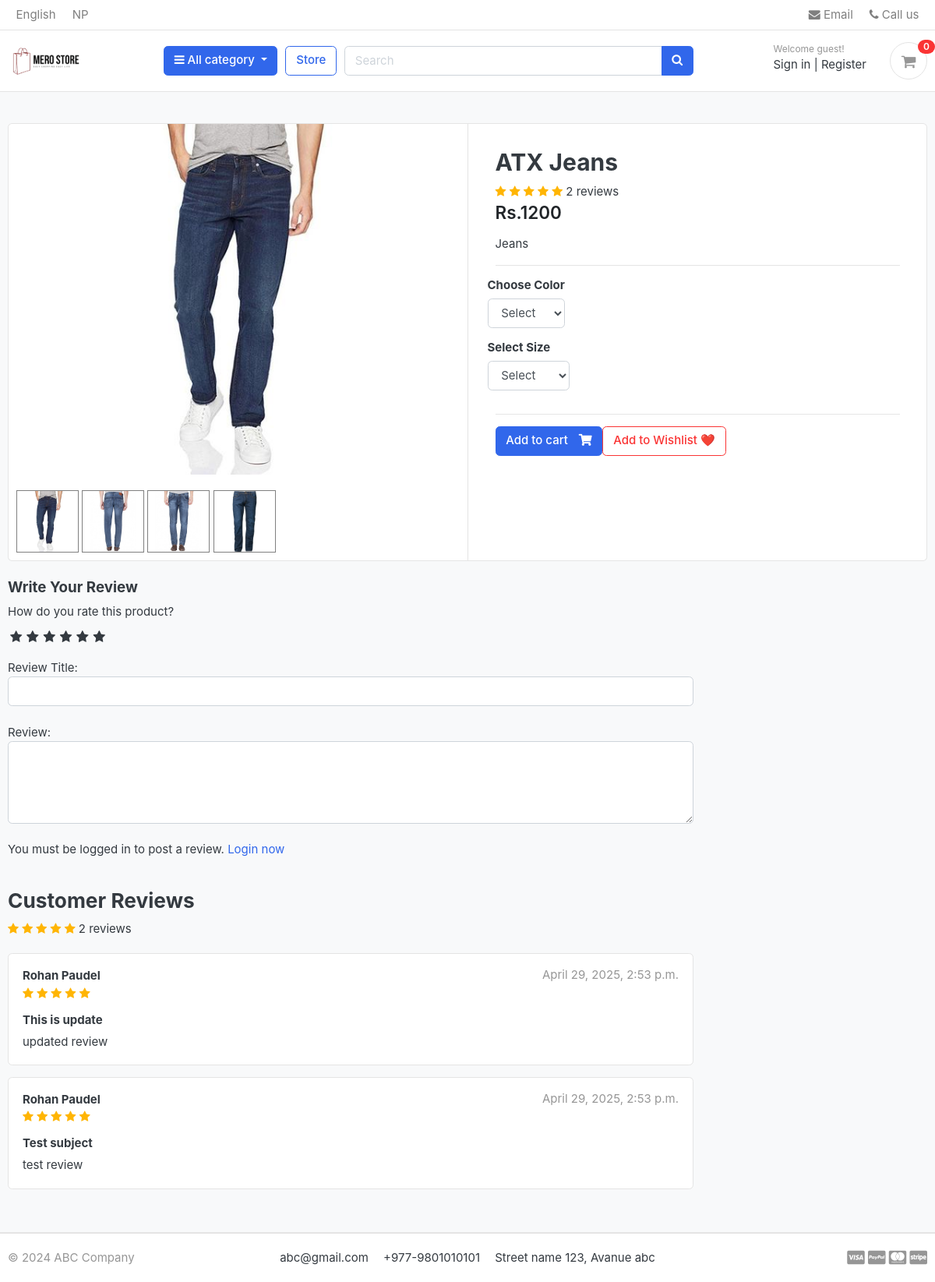
/store/category/jeans/atx-jeans/, run on the app's committed database.
### store/models.py (models this page shows, shortened)
class Product(models.Model):
  product_name = models.CharField(max_length=250 , unique=True)
  slug = models.SlugField(max_length=222 , unique = True)
  description = models.TextField(max_length=555, blank=True)
  price = models.IntegerField()
  images = models.ImageField(upload_to='photo/products')
  stock = models.IntegerField()
  is_available = models.BooleanField(default=True)
  category = models.ForeignKey(Category , on_delete=models.CASCADE)
  created_date = models.DateTimeField(auto_now_add = True)
  modified_date = models.DateTimeField(auto_now=True)
  def averageReview(self):
    reviews = ReviewRating.objects.filter(product=self , status = True).aggregate(average = Avg('rating'))
    avg = 0
    if reviews['average'] is not None:
      avg = float(reviews['average'])
    return avg
  def countReview(self):
    reviews = ReviewRating.objects.filter(product=self , status = True).aggregate(count = Count('id'))
    count = 0
    if reviews['count'] is not None:
      count = int(reviews['count'])
    return count

class ProductGallery(models.Model):
  product = models.ForeignKey(Product , default=None , on_delete=models.CASCADE)
  image = models.ImageField(upload_to='store/products' , max_length=250)
  class Meta:
    verbose_name = 'productgallery'
    verbose_name_plural = 'product gallery'

class ReviewRating(models.Model):
  product = models.ForeignKey(Product , on_delete= models.CASCADE)
  user = models.ForeignKey(Account , on_delete=models.CASCADE)
  subject = models.CharField(max_length = 100 , blank = True)
  review = models.TextField(max_length = 500 , blank = True)
  rating = models.FloatField()
  ip = models.CharField(max_length= 20 , blank=True)
  status = models.BooleanField(default=True)
  created_at = models.DateTimeField(auto_now_add=True)
  updated_at = models.DateTimeField(auto_now= True)

### accounts/models.py (models this page shows, shortened)
class Account(AbstractBaseUser):
  first_name = models.CharField(max_length=50)
  last_name = models.CharField(max_length=50)
  username = models.CharField(max_length=50 , unique= True)
  email = models.EmailField(max_length=100 , unique=True)
  phone_number = models.CharField(max_length= 50)
  date_joined = models.DateTimeField(auto_now_add=True)
  last_login = models.DateTimeField(auto_now_add=True)
  is_admin = models.BooleanField(default=False)
  is_staff = models.BooleanField(default=False)
  is_active = models.BooleanField(default=False)
  is_superadmin = models.BooleanField(default=False)
  USERNAME_FIELD = 'email'
  REQUIRED_FIELDS = ['username' , 'first_name' , 'last_name']
  objects = MyAccountManager()
  def full_name(self):
    return f'{self.first_name} {self.last_name}'

### store/views.py (the view)
# urls.py: path('category/<slug:category_slug>/<slug:product_slug>/' , views.product_detail , name='product_detail'),
def product_detail(request , category_slug , product_slug):
  single_product = get_object_or_404(Product, category__slug=category_slug, slug=product_slug)
  in_cart = CartItem.objects.filter(cart__cart_id = _cart_id(request) , product = single_product).exists()
  if request.user.is_authenticated:
    try:
      orderproduct =OrderProduct.objects.filter(user = request.user , product_id = single_product.id).exists()
    except OrderProduct.DoesNotExist:
      orderproduct = None
  else:
    orderproduct = None
  reviews = ReviewRating.objects.filter(product_id = single_product.id ,  status = True)
  product_gallery = ProductGallery.objects.filter(product_id = single_product.id)
  context ={
    'single_product': single_product,
    'in_cart': in_cart,
    'orderproduct': orderproduct,
    'reviews': reviews,
    'product_gallery': product_gallery,
  }
  return render(request , 'store/product_detail.html' , context)

### carts/context_processors.py (called while the page is built)
def counter(request):
  cart_count = 0
  if 'admin' in request.path:
    return{}
  else:
    try:
      cart = Cart.objects.filter(cart_id = _cart_id(request))
      if request.user.is_authenticated:
        cart_items = CartItem.objects.all().filter(user=request.user)
      else:
        cart_items = CartItem.objects.all().filter(cart=cart[:1])
      for cart_item in cart_items:
        cart_count += cart_item.quantity
    except Cart.DoesNotExist:
      cart_count = 0
  return dict(cart_count = cart_count)

### carts/views.py (called while the page is built)
def _cart_id(request):
  cart = request.session.session_key
  if not cart:
    cart = request.session.create()
  return cart

### category/context_processors.py (called while the page is built)
def menu_links(request):
  links = Category.objects.all()
  return dict(links = links)

### category/models.py (called while the page is built)
  def get_url(self):
    return reverse('products_by_category' , args=[self.slug])

### store/models.py (called while the page is built)
  def colors(self):
    return super(VariationManager , self).filter(variation_category = 'color' , is_active = True)

  def sizes(self):
    return super(VariationManager , self).filter(variation_category = 'size' , is_active = True)

### templates/store/product_detail.html (shortened to what this page needs)
{% extends 'base.html' %}
{% load static %}
{% block content %}
<section class="section-content padding-y bg">
  <div class="container">
    <div class="card">
      <div class="row no-gutters">
        <aside class="col-md-6">
          <article class="gallery-wrap">
            <div class="img-big-wrap mainImage">
              <center><img src="{{ single_product.images.url }}"></center>
            </div>
          </article>
          <ul class="thumb">
            <li>
              <a href="{{ single_product.images.url }}" target="mainImage">
                <img src="{{ single_product.images.url }}" alt="Product Image">
              </a>
              {% for i in product_gallery %}
              <a href="{{ i.image.url }}" target="mainImage">
                <img src="{{ i.image.url }}" alt="Product Image">
              </a>
              {% endfor %}
            </li>
          </ul>
        </aside>
        <main class="col-md-6 border-left">
          <form action="{% url 'add_cart' single_product.id %}" method="POST">
            <article class="content-body">
              <h2 class="title">{{ single_product.product_name }}</h2>
              <div class="rating-star">
                <span>
                  {% for i in "12345" %}
                  <i class="fa fa-star{% if single_product.averageReview < i|add:'-0.5' %}-o{% elif single_product.averageReview < i %}-half-o{% endif %}" aria-hidden="true"></i>
                  {% endfor %}
                  <span>{{ single_product.countReview }} reviews</span>
                </span>
              </div>
              <div class="mb-3">
                <var class="price h4">Rs.{{ single_product.price }}</var>
              </div>
              <p>{{ single_product.description }}</p>
              <hr>
              <div class="row">
                <div class="item-option-select">
                  <h6>Choose Color</h6>
                  <select name="color" class="form-control" required>
                    <option value="" disabled selected>Select</option>
                  </select>
                </div>
              </div>
              <div class="row">
                <div class="item-option-select">
                  <h6>Select Size</h6>
                  <select name="size" class="form-control">
                    <option value="" disabled selected>Select</option>
                  </select>
                </div>
              </div>
              <hr>
              <div class="d-flex align-items-center mt-3 gap-6">
								{% if single_product.stock > 0 %}
									<button type="submit" class="btn btn-primary">
										<span class="text">Add to cart</span> <i class="fas fa-shopping-cart"></i>
									</button>
								{% else %}
									<h5 class="text-danger mb-0">Out of Stock</h5>
								{% endif %}
								<a href="{% url 'add_to_wishlist' single_product.id %}" class="btn btn-outline-danger">
									Add to Wishlist ❤️
								</a>
							</div>
            </article>
          </form>
        </main>
      </div>
    </div>
    <br>
    <div class="row">
      <div class="col-md-9">
        <form action="{% url 'submit_review' single_product.id %}" method="POST">
          <h5>Write Your Review</h5>
          <label>How do you rate this product?</label><br>
          <div class="rate">
            {% for value in "10,9,8,7,6,5,4,3,2,1"|cut:',' %}
            <label for="rating{{ value }}" {% if forloop.counter0|divisibleby:2 == False %}class="half"{% endif %}></label>
            {% endfor %}
          </div>
          <br>
          Review Title:
          <input type="text" class="form-control" name="subject">
          <br>
          Review:
          <textarea name="review" rows="4" class="form-control"></textarea>
          <br>
          {% if user.is_authenticated %}
            {% if orderproduct %}
              <input type="submit" value="Submit Review" class="btn btn-primary">
            {% else %}
              <p>You must purchase this product to post a review.</p>
            {% endif %}
          {% else %}
            <p>You must be logged in to post a review. <a href="{% url 'login' %}">Login now</a></p>
          {% endif %}
        </form>
        <br>
        <header class="section-heading">
          <h3>Customer Reviews</h3>
          <div class="rating-star">
            <span>
              {% for i in "12345" %}
              <i class="fa fa-star{% if single_product.averageReview < i|add:'-0.5' %}-o{% elif single_product.averageReview < i %}-half-o{% endif %}" aria-hidden="true"></i>
              {% endfor %}
              <span>{{ single_product.countReview }} reviews</span>
            </span>
          </div>
        </header>
        {% for review in reviews %}
        <article class="box mb-3">
          <div class="icontext w-100">
            <div class="text">
              <span class="date text-muted float-md-right">{{ review.updated_at }}</span>
              <h6 class="mb-1">{{ review.user.full_name }}</h6>
              <div class="rating-star">
                <span>
                  {% for i in "12345" %}
                  <i class="fa fa-star{% if review.rating < i|add:'-0.5' %}-o{% elif review.rating < i %}-half-o{% endif %}" aria-hidden="true"></i>
                  {% endfor %}
                </span>
              </div>
            </div>
          </div>
          <div class="mt-3">
            <h6>{{ review.subject }}</h6>
            <p>{{ review.review }}</p>
          </div>
        </article>
        {% endfor %}
      </div>
    </div>
  </div>
</section>
{% endblock %}

### merostore/static/css/ui.css (style rules this page uses)
html { font-family: "Inter", sans-serif; font-size: 15px; }
.content-body { flex: 1 1 auto; padding: 2rem 2.3rem; }
.padding-y { padding-top: 40px; padding-bottom: 40px; }
var { font-style: normal; }
article:after, .form-group:after { display: block; clear: both; content: ""; }
.bg { background-color: #f8f9fa; }
.section-heading { margin-bottom: 20px; margin-top: 15px; }
p:last-child { margin-bottom: 0; }
.btn .text + i { margin-left: 10px; }
.icontext { display: inline-flex; align-items: center; vertical-align: middle; }
.icontext .text { width: 100%; line-height: 1.2; }
.price { font-weight: 600; color: #212529; }
.box { padding: 18px; background: #fff; border-radius: 0.37rem; border: 1px solid #e4e4e4; }
.gallery-wrap .img-big-wrap { margin-bottom: 10px; border-radius: 0.37rem; overflow: hidden; background-color: #fff; }
.gallery-wrap .img-big-wrap img { height: 450px; width: auto; display: inline-block; }
.item-option-select { margin-bottom: 1rem; display: inline-block; margin-right: 15px; }

### merostore/static/css/custom.css (style rules this page uses)
.rate { display: inline-block; border: 0; }
.rate > label { float: right; }
.rate > label:before { display: inline-block; font-size: 1.1rem; font-family: FontAwesome; content: "\f005"; margin: 0; padding: 0.3rem .2rem; cursor: pointer; }
.rating-star i { color: #ffb503 !important; }
ul.thumb { margin: 0 auto; padding: 0; float: left; }
ul.thumb li { list-style: none; margin: 10px; }
ul.thumb li img { width: 80px; height: 80px; border: 1px solid grey; }

### data on the page
Product: images (picture), product_name "ATX Jeans", countReview "2", price "1200", description "Jeans"
ProductGallery: image (picture)
ProductGallery: image (picture)
ProductGallery: image (picture)
ReviewRating: updated_at "April 29, 2025, 2:53 p.m.", user.full_name "Rohan Paudel", subject "This is update", review "updated review"
ReviewRating: updated_at "April 29, 2025, 2:53 p.m.", user.full_name "Rohan Paudel", subject "Test subject", review "test review"

### other printed values
{{ cart_count }} "0"
